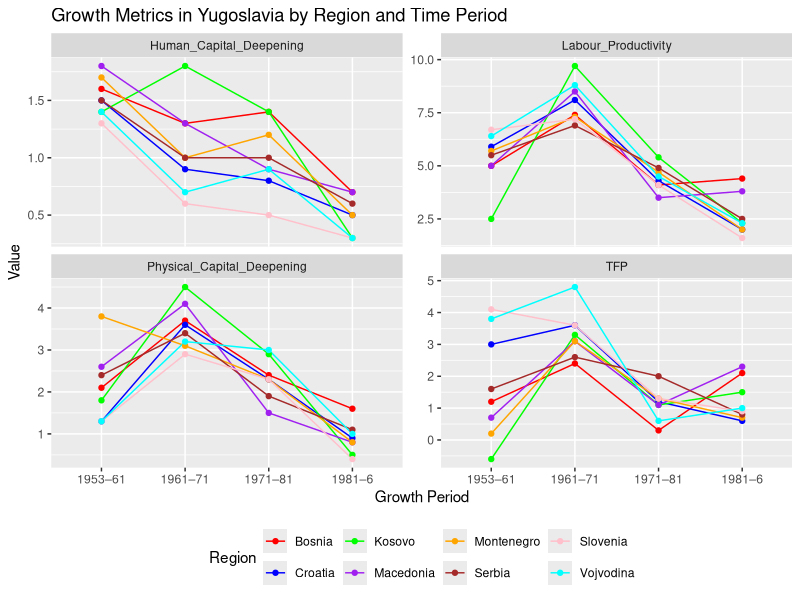
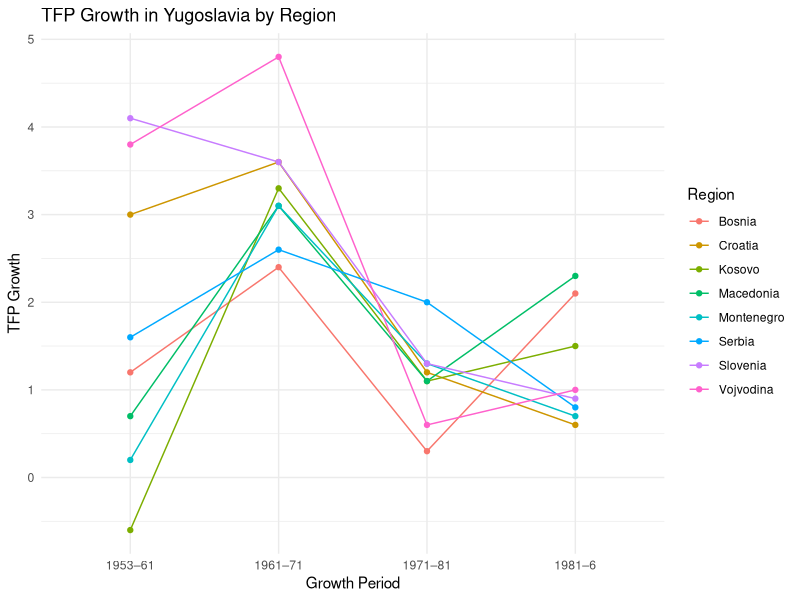
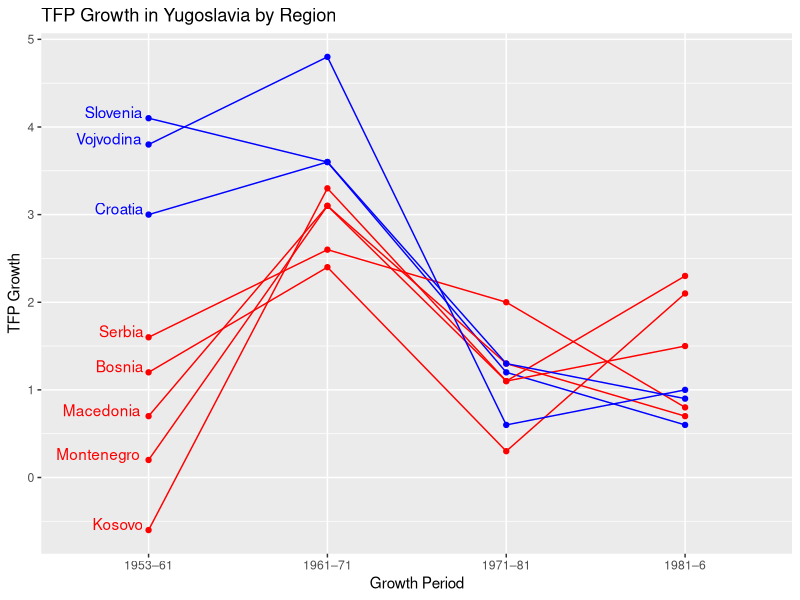
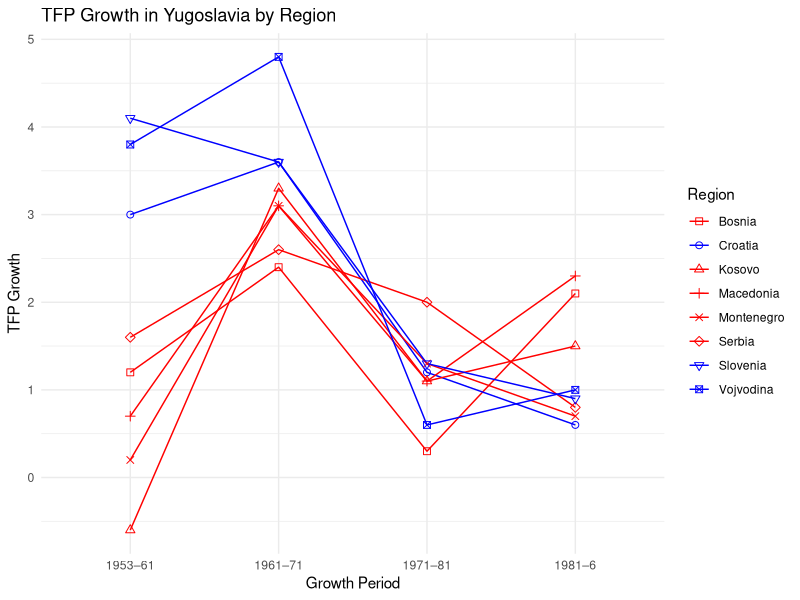
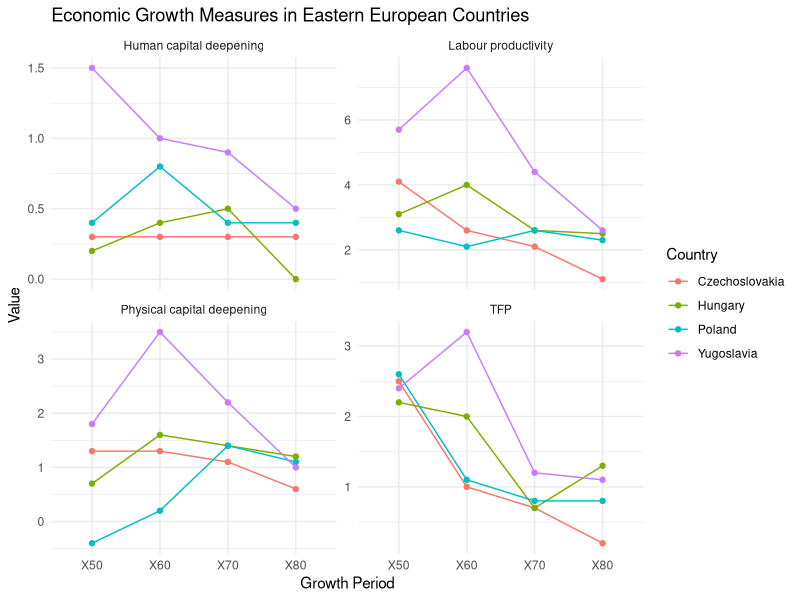
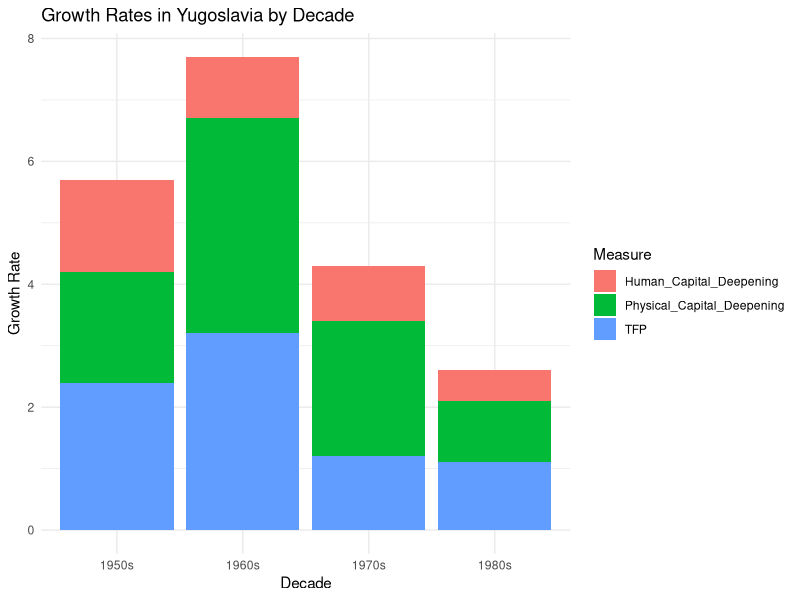

Recreate these plots in R, in order.
## ---- chunk 1
library(tidyverse)
library(plm)
## ---- chunk 2
yugoslavia_growth <- data.frame(
  Region = c(rep("Bosnia", 4), rep("Croatia", 4), rep("Kosovo", 4), rep("Macedonia", 4), 
             rep("Montenegro", 4), rep("Serbia", 4), rep("Slovenia", 4), rep("Vojvodina", 4)),
  Growth_Period = rep(c("1953–61", "1961–71", "1971–81", "1981–6"), 8),
  Labour_Productivity = c(5.0, 7.4, 4.1, 4.4, 5.9, 8.1, 4.3, 2.0, 2.5, 9.7, 5.4, 2.3, 5.0, 8.5, 3.5, 3.8,
                          5.7, 7.3, 4.7, 2.0, 5.5, 6.9, 4.9, 2.5, 6.7, 7.2, 4.1, 1.6, 6.4, 8.8, 4.5, 2.3),
  Physical_Capital_Deepening = c(2.1, 3.7, 2.4, 1.6, 1.3, 3.6, 2.3, 0.9, 1.8, 4.5, 2.9, 0.5, 2.6, 4.1, 1.5, 0.8,
                                  3.8, 3.1, 2.3, 0.8, 2.4, 3.4, 1.9, 1.1, 1.3, 2.9, 2.3, 0.4, 1.3, 3.2, 3.0, 1.0),
  Human_Capital_Deepening = c(1.6, 1.3, 1.4, 0.7, 1.5, 0.9, 0.8, 0.5, 1.4, 1.8, 1.4, 0.3, 1.8, 1.3, 0.9, 0.7,
                               1.7, 1.0, 1.2, 0.5, 1.5, 1.0, 1.0, 0.6, 1.3, 0.6, 0.5, 0.3, 1.4, 0.7, 0.9, 0.3),
  TFP = c(1.2, 2.4, 0.3, 2.1, 3.0, 3.6, 1.2, 0.6, -0.6, 3.3, 1.1, 1.5, 0.7, 3.1, 1.1, 2.3, 0.2, 3.1, 1.3, 0.7,
          1.6, 2.6, 2.0, 0.8, 4.1, 3.6, 1.3, 0.9, 3.8, 4.8, 0.6, 1.0)
)
## ---- chunk 3
yugoslavia_growth_long <- yugoslavia_growth %>%
  gather(key = "Variable", value = "Value", -Region, -Growth_Period)

# Plot the data
ggplot(yugoslavia_growth_long, aes(x = Growth_Period, y = Value, group = Region, color = Region)) +
  geom_line() +
  geom_point(size = 1.5) +
  facet_wrap(~ Variable, scales = "free_y") +
  labs(title = "Growth Metrics in Yugoslavia by Region and Time Period",
       x = "Growth Period",
       y = "Value") +
  theme(legend.position = "bottom") +
  scale_color_manual(values = c("Bosnia" = "red", "Croatia" = "blue", "Kosovo" = "green", "Macedonia" = "purple", 
                                "Montenegro" = "orange", "Serbia" = "brown", "Slovenia" = "pink", "Vojvodina" = "cyan"))
## ---- chunk 4
# clean data frame, make a separate DF just for TFP

yugoslavia_growth_tfp <- yugoslavia_growth %>%
  select(Region, Growth_Period, TFP) %>%
  spread(key = Growth_Period, value = TFP)
## ---- chunk 5
# line plot

yugoslavia_growth_tfp %>%
  gather(key = "Growth_Period", value = "TFP", -Region) %>%
  ggplot(aes(x = Growth_Period, y = TFP, group = Region, color = Region)) +
  geom_line() +
  geom_point() +
  labs(title = "TFP Growth in Yugoslavia by Region",
       x = "Growth Period",
       y = "TFP Growth") +
  theme_minimal()
## ---- chunk 6
# adjust colors for the northern regions (Vojvodina, Slovenia, Croatia)

yugoslavia_growth_tfp %>%
  gather(key = "Growth_Period", value = "TFP", -Region) %>%
  ggplot(aes(x = Growth_Period, y = TFP, group = Region, color = Region)) +
  geom_line() +
  geom_point(size=1.5) +
  scale_color_manual(values = c("red", "blue", "red", "red", "red", "red", "blue", "blue")) +
  labs(title = "TFP Growth in Yugoslavia by Region",
       x = "Growth Period",
       y = "TFP Growth") + 
  # add region name next to each line
  geom_text(
    data = yugoslavia_growth_tfp %>% 
      gather(key = "Growth_Period", value = "TFP", -Region) %>%
      filter(Growth_Period == "1953–61"), 
    aes(label = Region), hjust = 1.1, vjust = 0.0
    ) +
  #hide legend
  theme(legend.position = "none") 

## ---- chunk 7
# adjust the shapes of the points, each region different shape

yugoslavia_growth_tfp %>%
  gather(key = "Growth_Period", value = "TFP", -Region) %>%
  ggplot(aes(x = Growth_Period, y = TFP, group = Region, color = Region, shape = Region)) +
  geom_line() +
  geom_point(size=2) +
  scale_color_manual(values = c("red", "blue", "red", "red", "red", "red", "blue", "blue")) +
  scale_shape_manual(values = c(0, 1, 2, 3, 4, 5, 6, 7)) +
  labs(title = "TFP Growth in Yugoslavia by Region",
       x = "Growth Period",
       y = "TFP Growth") +
  theme_minimal()
## ---- chunk 8
data <- data.frame(
  Country = rep(c("Czechoslovakia", "Hungary", "Poland", "Yugoslavia"), each = 4),
  Measure = rep(c("Labour productivity", "Physical capital deepening", "Human capital deepening", "TFP"), times = 4),
  "50" = c(4.1, 1.3, 0.3, 2.5, 3.1, 0.7, 0.2, 2.2, 2.6, -0.4, 0.4, 2.6, 5.7, 1.8, 1.5, 2.4),
  "60" = c(2.6, 1.3, 0.3, 1.0, 4.0, 1.6, 0.4, 2.0, 2.1, 0.2, 0.8, 1.1, 7.6, 3.5, 1.0, 3.2),
  "70" = c(2.1, 1.1, 0.3, 0.7, 2.6, 1.4, 0.5, 0.7, 2.6, 1.4, 0.4, 0.8, 4.4, 2.2, 0.9, 1.2),
  "80" = c(1.1, 0.6, 0.3, 0.2, 2.5, 1.2, 0.0, 1.3, 2.3, 1.1, 0.4, 0.8, 2.6, 1.0, 0.5, 1.1)
)
## ---- chunk 9
data %>%
  gather(key = "Growth_Period", value = "Value", -Country, -Measure) %>%
  ggplot(aes(x = Growth_Period, y = Value, group = Country, color = Country)) +
  geom_line() +
  geom_point() +
  facet_wrap(~Measure, scales = "free_y") +
  labs(title = "Economic Growth Measures in Eastern European Countries",
       x = "Growth Period",
       y = "Value") +
  theme_minimal()
## ---- chunk 10
growth_data <- data.frame(
  Period = c("1950s", "1960s", "1970s", "1980s"),
  Physical_Capital_Deepening = c(1.8, 3.5, 2.2, 1.0),
  Human_Capital_Deepening = c(1.5, 1.0, 0.9, 0.5),
  TFP = c(2.4, 3.2, 1.2, 1.1)
)
## ---- chunk 11
# make a stacked bar chart for the time periods

growth_data %>%
  gather(key = "Measure", value = "Value", -Period) %>%
  ggplot(aes(x = Period, y = Value, fill = Measure)) +
  geom_bar(stat = "identity") +
  labs(title = "Growth Rates in Yugoslavia by Decade",
       x = "Decade",
       y = "Growth Rate") +
  theme_minimal()
## ---- chunk 12
